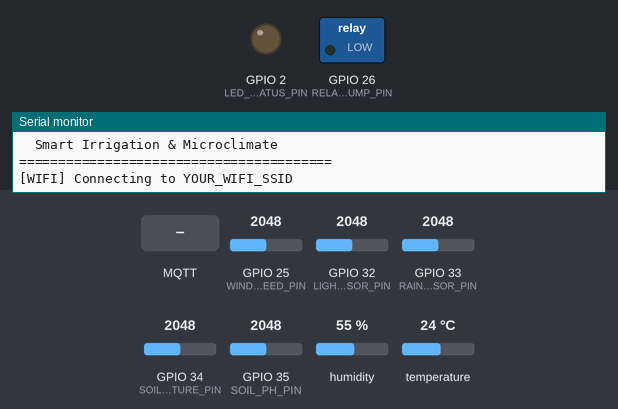
A sketch run on a simulated ESP32. Shown: switched loads named in the sketch (green lamp = pin HIGH), output pins drawn as LEDs (lit = HIGH), the last lines printed to the serial monitor. Dashed ring = blinking. Inputs (shaded band) come from the test bench; at power-on: GPIO 25 (WIND_SPEED_PIN) = 2048, GPIO 32 (LIGHT_SENSOR_PIN) = 2048, GPIO 33 (RAIN_SENSOR_PIN) = 2048, GPIO 34 (SOIL_MOISTURE_PIN) = 2048, GPIO 35 (SOIL_PH_PIN) = 2048, humidity 55 %, temperature 24 °C. WiFi joins after 1.5 s; servers stay silent unless stated; no MQTT or app messages arrive unless stated.

Above: at 1.1 s.
At 3.7 s:
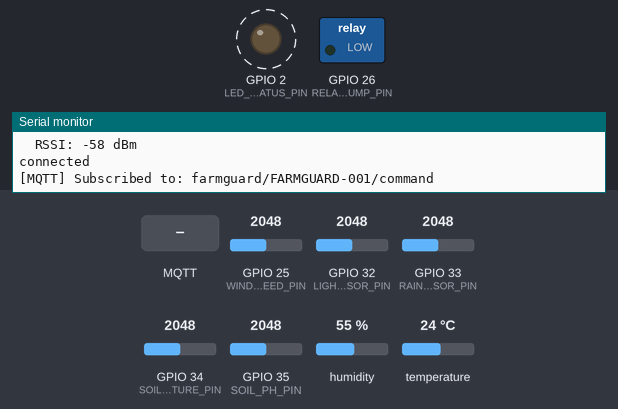
3.8 s: MQTT message "irrigate" arrives on the first subscribed topic
9.0 s: MQTT message "status" arrives on the first subscribed topic
12.5 s: MQTT message "1" arrives on the first subscribed topic
Timing chart, 0 to 22.0 s (numbered marks = the images above; inputs shaded):
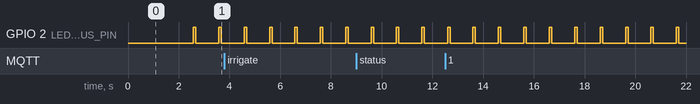

The sketch:

farmguard_main.ino
```cpp
/*
 * FarmGuard-AIoT Firmware
 * Smart Irrigation & Microclimate Monitoring System
 * Target: ESP32 with FreeRTOS
 */

#include <WiFi.h>
#include <PubSubClient.h>
#include <ArduinoJson.h>
#include <DHT.h>
#include <OneWire.h>
#include <DallasTemperature.h>
#include <FreeRTOS.h>

// ============== CONFIGURATION ==============
const char* WIFI_SSID = "YOUR_WIFI_SSID";
const char* WIFI_PASSWORD = "YOUR_WIFI_PASSWORD";
const char* MQTT_SERVER = "your-mqtt-broker.com";
const int MQTT_PORT = 1883;
const char* DEVICE_ID = "FARMGUARD-001";
const char* LOCATION = "Plot-A-North";

// Sampling intervals (milliseconds)
const int SENSOR_READ_INTERVAL = 5000;   // 5 seconds
const int MQTT_PUBLISH_INTERVAL = 30000; // 30 seconds
const int DEEP_SLEEP_DURATION = 300000;  // 5 minutes (power saving)

// ============== PIN DEFINITIONS ==============
#define DHT_PIN 4
#define DHT_TYPE DHT22
#define SOIL_MOISTURE_PIN 34
#define SOIL_PH_PIN 35
#define LIGHT_SENSOR_PIN 32
#define RAIN_SENSOR_PIN 33
#define WIND_SPEED_PIN 25
#define RELAY_PUMP_PIN 26
#define LED_STATUS_PIN 2

// ============== SENSOR OBJECTS ==============
DHT dht(DHT_PIN, DHT_TYPE);
WiFiClient espClient;
PubSubClient mqttClient(espClient);

// ============== DATA STRUCTURES ==============
struct SensorData {
    float temperature;
    float humidity;
    float soilMoisture;
    float soilPH;
    float lightIntensity;
    float rainfall;
    float windSpeed;
    unsigned long timestamp;
    bool pumpActive;
    float batteryVoltage;
    int rssi;
};

SensorData currentData;
SemaphoreHandle_t dataMutex;

// ============== FUNCTION PROTOTYPES ==============
void setupWiFi();
void setupMQTT();
void reconnectMQTT();
void readSensors(void* parameter);
void publishData(void* parameter);
void controlIrrigation(void* parameter);
float readSoilMoisture();
float readSoilPH();
float readLightIntensity();
float readRainfall();
float readWindSpeed();
float readBatteryVoltage();
void enterDeepSleep();

// ============== SETUP ==============
void setup() {
    Serial.begin(115200);
    delay(1000);

    Serial.println("\n========================================");
    Serial.println("  FarmGuard-AIoT Firmware v1.0");
    Serial.println("  Smart Irrigation & Microclimate");
    Serial.println("========================================\n");

    // Initialize pins
    pinMode(LED_STATUS_PIN, OUTPUT);
    pinMode(RELAY_PUMP_PIN, OUTPUT);
    digitalWrite(RELAY_PUMP_PIN, LOW);

    // Initialize sensors
    dht.begin();

    // Create mutex for thread-safe data access
    dataMutex = xSemaphoreCreateMutex();

    // Setup connectivity
    setupWiFi();
    setupMQTT();

    // Create FreeRTOS tasks
    xTaskCreatePinnedToCore(
        readSensors,
        "SensorTask",
        4096,
        NULL,
        1,
        NULL,
        1  // Core 1
    );

    xTaskCreatePinnedToCore(
        publishData,
        "MQTTPublishTask",
        4096,
        NULL,
        1,
        NULL,
        1
    );

    xTaskCreatePinnedToCore(
        controlIrrigation,
        "IrrigationTask",
        2048,
        NULL,
        2,  // Higher priority
        NULL,
        1
    );

    Serial.println("[SETUP] All tasks created successfully");
    Serial.println("[SETUP] System operational\n");
}

void loop() {
    // Main loop handles MQTT connection maintenance
    if (!mqttClient.connected()) {
        reconnectMQTT();
    }
    mqttClient.loop();

    // Blink status LED to indicate alive
    digitalWrite(LED_STATUS_PIN, HIGH);
    delay(100);
    digitalWrite(LED_STATUS_PIN, LOW);
    delay(900);
}

// ============== WIFI SETUP ==============
void setupWiFi() {
    Serial.print("[WIFI] Connecting to ");
    Serial.println(WIFI_SSID);

    WiFi.begin(WIFI_SSID, WIFI_PASSWORD);

    int attempts = 0;
    while (WiFi.status() != WL_CONNECTED && attempts < 20) {
        delay(500);
        Serial.print(".");
        attempts++;
    }

    if (WiFi.status() == WL_CONNECTED) {
        Serial.println("\n[WIFI] Connected successfully");
        Serial.print("[WIFI] IP Address: ");
        Serial.println(WiFi.localIP());
        Serial.print("[WIFI] RSSI: ");
        Serial.print(WiFi.RSSI());
        Serial.println(" dBm");
    } else {
        Serial.println("\n[WIFI] Connection failed! Entering deep sleep...");
        enterDeepSleep();
    }
}

// ============== MQTT SETUP ==============
void setupMQTT() {
    mqttClient.setServer(MQTT_SERVER, MQTT_PORT);
    mqttClient.setCallback(mqttCallback);

    Serial.print("[MQTT] Broker: ");
    Serial.print(MQTT_SERVER);
    Serial.print(":");
    Serial.println(MQTT_PORT);
}

void reconnectMQTT() {
    while (!mqttClient.connected()) {
        Serial.print("[MQTT] Attempting connection...");

        String clientId = "FarmGuard-" + String(DEVICE_ID);

        if (mqttClient.connect(clientId.c_str())) {
            Serial.println("connected");

            // Subscribe to control topics
            String cmdTopic = String("farmguard/") + DEVICE_ID + "/command";
            mqttClient.subscribe(cmdTopic.c_str());
            Serial.print("[MQTT] Subscribed to: ");
            Serial.println(cmdTopic);

            // Publish birth certificate
            String statusTopic = String("farmguard/") + DEVICE_ID + "/status";
            mqttClient.publish(statusTopic.c_str(), "online", true);
        } else {
            Serial.print("failed, rc=");
            Serial.print(mqttClient.state());
            Serial.println(" retry in 5 seconds");
            delay(5000);
        }
    }
}

void mqttCallback(char* topic, byte* payload, unsigned int length) {
    Serial.print("[MQTT] Message arrived [");
    Serial.print(topic);
    Serial.print("]: ");

    String message;
    for (int i = 0; i < length; i++) {
        message += (char)payload[i];
    }
    Serial.println(message);

    // Parse command
    StaticJsonDocument<256> doc;
    DeserializationError error = deserializeJson(doc, message);

    if (!error) {
        const char* command = doc["command"];

        if (strcmp(command, "irrigate") == 0) {
            int duration = doc["duration"] | 10;
            Serial.print("[CMD] Starting irrigation for ");
            Serial.print(duration);
            Serial.println(" minutes");

            digitalWrite(RELAY_PUMP_PIN, HIGH);
            currentData.pumpActive = true;

            // Schedule pump off
            vTaskDelay(duration * 60000 / portTICK_PERIOD_MS);

            digitalWrite(RELAY_PUMP_PIN, LOW);
            currentData.pumpActive = false;

            Serial.println("[CMD] Irrigation completed");
        }

        if (strcmp(command, "status") == 0) {
            // Trigger immediate data publish
            // (handled by publish task)
        }
    }
}

// ============== SENSOR READING TASK ==============
void readSensors(void* parameter) {
    Serial.println("[TASK] Sensor reading task started");

    for (;;) {
        // Take mutex
        if (xSemaphoreTake(dataMutex, portMAX_DELAY) == pdTRUE) {
            // Read DHT22
            currentData.temperature = dht.readTemperature();
            currentData.humidity = dht.readHumidity();

            // Read other sensors
            currentData.soilMoisture = readSoilMoisture();
            currentData.soilPH = readSoilPH();
            currentData.lightIntensity = readLightIntensity();
            currentData.rainfall = readRainfall();
            currentData.windSpeed = readWindSpeed();

            // System metrics
            currentData.timestamp = millis();
            currentData.batteryVoltage = readBatteryVoltage();
            currentData.rssi = WiFi.RSSI();

            xSemaphoreGive(dataMutex);
        }

        // Print to serial for debugging
        Serial.println("\n[SENSOR] === Reading Cycle ===");
        Serial.print("  Temperature: "); Serial.print(currentData.temperature); Serial.println(" C");
        Serial.print("  Humidity: "); Serial.print(currentData.humidity); Serial.println(" %");
        Serial.print("  Soil Moisture: "); Serial.print(currentData.soilMoisture); Serial.println(" %");
        Serial.print("  Soil pH: "); Serial.print(currentData.soilPH); Serial.println(" pH");
        Serial.print("  Light: "); Serial.print(currentData.lightIntensity); Serial.println(" lux");
        Serial.print("  Rainfall: "); Serial.print(currentData.rainfall); Serial.println(" mm");
        Serial.print("  Wind: "); Serial.print(currentData.windSpeed); Serial.println(" m/s");
        Serial.print("  Battery: "); Serial.print(currentData.batteryVoltage); Serial.println(" V");
        Serial.print("  RSSI: "); Serial.print(currentData.rssi); Serial.println(" dBm");

        vTaskDelay(SENSOR_READ_INTERVAL / portTICK_PERIOD_MS);
    }
}

// ============== MQTT PUBLISH TASK ==============
void publishData(void* parameter) {
    Serial.println("[TASK] MQTT publish task started");

    for (;;) {
        if (mqttClient.connected()) {
            // Take mutex
            if (xSemaphoreTake(dataMutex, portMAX_DELAY) == pdTRUE) {
                // Create JSON payload
                StaticJsonDocument<512> doc;

                doc["device_id"] = DEVICE_ID;
                doc["location"] = LOCATION;
                doc["timestamp"] = currentData.timestamp;
                doc["temperature"] = currentData.temperature;
                doc["humidity"] = currentData.humidity;
                doc["soil_moisture"] = currentData.soilMoisture;
                doc["soil_ph"] = currentData.soilPH;
                doc["light_intensity"] = currentData.lightIntensity;
                doc["rainfall_mm"] = currentData.rainfall;
                doc["wind_speed"] = currentData.windSpeed;
                doc["pump_active"] = currentData.pumpActive;
                doc["battery_voltage"] = currentData.batteryVoltage;
                doc["rssi"] = currentData.rssi;

                char payload[512];
                serializeJson(doc, payload);

                xSemaphoreGive(dataMutex);

                // Publish to MQTT
                String topic = String("farmguard/") + DEVICE_ID + "/data";
                mqttClient.publish(topic.c_str(), payload);

                Serial.print("[MQTT] Published to ");
                Serial.println(topic);
                Serial.print("[MQTT] Payload: ");
                Serial.println(payload);
            }
        }

        vTaskDelay(MQTT_PUBLISH_INTERVAL / portTICK_PERIOD_MS);
    }
}

// ============== IRRIGATION CONTROL TASK ==============
void controlIrrigation(void* parameter) {
    Serial.println("[TASK] Irrigation control task started");

    for (;;) {
        // Automatic irrigation logic
        if (xSemaphoreTake(dataMutex, portMAX_DELAY) == pdTRUE) {
            // Trigger irrigation if soil moisture is critically low
            if (currentData.soilMoisture < 30.0 && !currentData.pumpActive) {
                Serial.println("[AUTO] Low soil moisture detected! Starting irrigation...");

                digitalWrite(RELAY_PUMP_PIN, HIGH);
                currentData.pumpActive = true;

                // Publish irrigation event
                StaticJsonDocument<256> doc;
                doc["event"] = "auto_irrigation_triggered";
                doc["soil_moisture"] = currentData.soilMoisture;
                doc["timestamp"] = currentData.timestamp;

                char payload[256];
                serializeJson(doc, payload);

                String topic = String("farmguard/") + DEVICE_ID + "/events";
                mqttClient.publish(topic.c_str(), payload);

                // Run pump for 10 minutes
                xSemaphoreGive(dataMutex);
                vTaskDelay(600000 / portTICK_PERIOD_MS); // 10 minutes

                if (xSemaphoreTake(dataMutex, portMAX_DELAY) == pdTRUE) {
                    digitalWrite(RELAY_PUMP_PIN, LOW);
                    currentData.pumpActive = false;
                    Serial.println("[AUTO] Irrigation cycle completed");
                }
            }

            xSemaphoreGive(dataMutex);
        }

        vTaskDelay(60000 / portTICK_PERIOD_MS); // Check every minute
    }
}

// ============== SENSOR READING FUNCTIONS ==============
float readSoilMoisture() {
    int rawValue = analogRead(SOIL_MOISTURE_PIN);
    // Convert to percentage (calibrate for your sensor)
    float percentage = map(rawValue, 0, 4095, 100, 0);
    return constrain(percentage, 0, 100);
}

float readSoilPH() {
    int rawValue = analogRead(SOIL_PH_PIN);
    // Convert to pH (calibrate with pH 4.0 and 7.0 solutions)
    float voltage = rawValue * (3.3 / 4095.0);
    float phValue = 3.5 * voltage; // Simplified conversion
    return constrain(phValue, 0, 14);
}

float readLightIntensity() {
    int rawValue = analogRead(LIGHT_SENSOR_PIN);
    // Convert to lux (depends on photoresistor characteristics)
    float lux = rawValue * (1000.0 / 4095.0);
    return lux;
}

float readRainfall() {
    int rawValue = analogRead(RAIN_SENSOR_PIN);
    // Rain detection threshold
    if (rawValue < 1000) {
        return 0.5; // Simulated rainfall amount
    }
    return 0.0;
}

float readWindSpeed() {
    int rawValue = analogRead(WIND_SPEED_PIN);
    // Convert to m/s (calibrate with anemometer)
    float windSpeed = rawValue * (30.0 / 4095.0);
    return windSpeed;
}

float readBatteryVoltage() {
    int rawValue = analogRead(35); // Battery monitoring pin
    float voltage = rawValue * (3.3 / 4095.0) * 2; // Voltage divider
    return voltage;
}

// ============== POWER MANAGEMENT ==============
void enterDeepSleep() {
    Serial.println("[POWER] Entering deep sleep mode");
    esp_sleep_enable_timer_wakeup(DEEP_SLEEP_DURATION * 1000);
    esp_deep_sleep_start();
}
```

Measured:
- by itself, GPIO 2 (LED_STATUS_PIN): alternates HIGH for 0.10 s and LOW for 0.90 s
